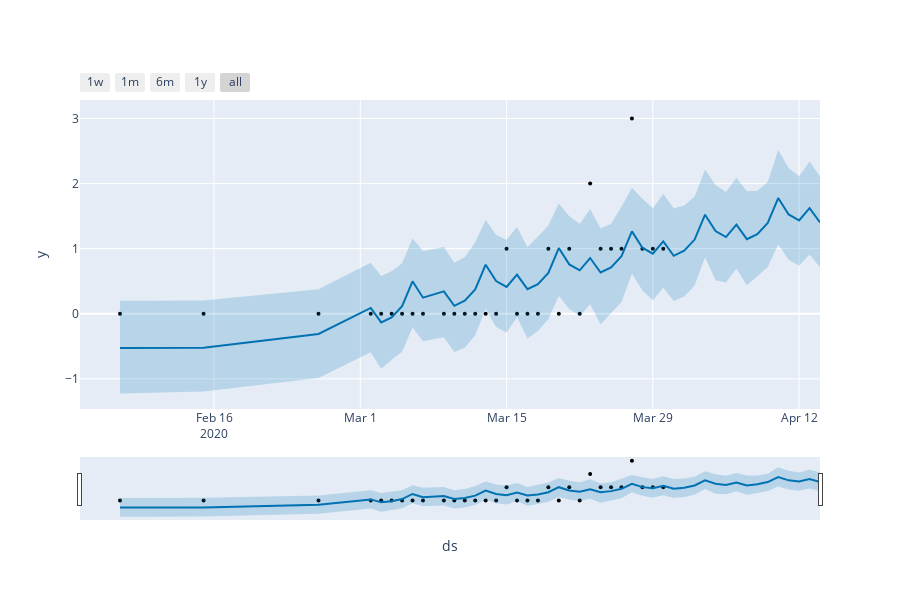

Notebook code cell kept with this figure:
### Code cell
fig_r = plot_plotly(m, forecast_r)
py.iplot(fig_r) 

fig_r = m.plot(forecast_r,xlabel='Date',ylabel='Recovery Count')
